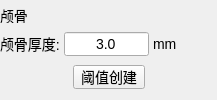
        <widget class="QWidget" name="tab_5">
         <property name="styleSheet">
          <string notr="true">font:14px;</string>
         </property>
         <attribute name="title">
          <string>页</string>
         </attribute>
         <layout class="QVBoxLayout" name="verticalLayout_10">
          <property name="spacing">
           <number>0</number>
          </property>
          <property name="leftMargin">
           <number>0</number>
          </property>
          <property name="topMargin">
           <number>0</number>
          </property>
          <property name="rightMargin">
           <number>0</number>
          </property>
          <property name="bottomMargin">
           <number>0</number>
          </property>
          <item>
           <widget class="QLabel" name="label_19">
            <property name="minimumSize">
             <size>
              <width>0</width>
              <height>14</height>
             </size>
            </property>
            <property name="maximumSize">
             <size>
              <width>16777215</width>
              <height>14</height>
             </size>
            </property>
            <property name="text">
             <string>颅骨</string>
            </property>
            <property name="alignment">
             <set>Qt::AlignLeading|Qt::AlignLeft|Qt::AlignVCenter</set>
            </property>
           </widget>
          </item>
          <item>
           <widget class="QWidget" name="widget_13" native="true">
            <property name="minimumSize">
             <size>
              <width>0</width>
              <height>24</height>
             </size>
            </property>
            <property name="maximumSize">
             <size>
              <width>16777215</width>
              <height>24</height>
             </size>
            </property>
            <property name="styleSheet">
             <string notr="true">font:14px;</string>
            </property>
            <layout class="QHBoxLayout" name="horizontalLayout_10">
             <property name="spacing">
              <number>4</number>
             </property>
             <property name="leftMargin">
              <number>0</number>
             </property>
             <property name="topMargin">
              <number>0</number>
             </property>
             <property name="rightMargin">
              <number>0</number>
             </property>
             <property name="bottomMargin">
              <number>0</number>
             </property>
             <item>
              <widget class="QLabel" name="label_20">
               <property name="text">
                <string>颅骨厚度:</string>
               </property>
              </widget>
             </item>
             <item>
              <widget class="QLineEdit" name="lineEdit_3">
               <property name="minimumSize">
                <size>
                 <width>85</width>
                 <height>24</height>
                </size>
               </property>
               <property name="maximumSize">
                <size>
                 <width>85</width>
                 <height>16777215</height>
                </size>
               </property>
               <property name="text">
                <string>3.0</string>
               </property>
               <property name="alignment">
                <set>Qt::AlignCenter</set>
               </property>
              </widget>
             </item>
             <item>
              <widget class="QLabel" name="label_21">
               <property name="text">
                <string>mm</string>
               </property>
              </widget>
             </item>
             <item>
              <spacer name="horizontalSpacer_8">
               <property name="orientation">
                <enum>Qt::Horizontal</enum>
               </property>
               <property name="sizeHint" stdset="0">
                <size>
                 <width>40</width>
                 <height>20</height>
                </size>
               </property>
              </spacer>
             </item>
            </layout>
           </widget>
          </item>
          <item>
           <widget class="QWidget" name="widget_16" native="true">
            <property name="minimumSize">
             <size>
              <width>0</width>
              <height>24</height>
             </size>
            </property>
            <property name="maximumSize">
             <size>
              <width>16777213</width>
              <height>24</height>
             </size>
            </property>
            <layout class="QHBoxLayout" name="horizontalLayout_17">
             <property name="spacing">
              <number>0</number>
             </property>
             <property name="leftMargin">
              <number>0</number>
             </property>
             <property name="topMargin">
              <number>0</number>
             </property>
             <property name="rightMargin">
              <number>0</number>
             </property>
             <property name="bottomMargin">
              <number>0</number>
             </property>
             <item>
              <spacer name="horizontalSpacer_10">
               <property name="orientation">
                <enum>Qt::Horizontal</enum>
               </property>
               <property name="sizeHint" stdset="0">
                <size>
                 <width>40</width>
                 <height>20</height>
                </size>
               </property>
              </spacer>
             </item>
             <item>
              <widget class="QPushButton" name="pushButton_16">
               <property name="minimumSize">
                <size>
                 <width>72</width>
                 <height>24</height>
                </size>
               </property>
               <property name="maximumSize">
                <size>
                 <width>72</width>
                 <height>24</height>
                </size>
               </property>
               <property name="font">
                <font>
                 <pointsize>-1</pointsize>
                 <italic>false</italic>
                 <bold>false</bold>
                </font>
               </property>
               <property name="text">
                <string>阈值创建</string>
               </property>
              </widget>
             </item>
             <item>
              <spacer name="horizontalSpacer_9">
               <property name="orientation">
                <enum>Qt::Horizontal</enum>
               </property>
               <property name="sizeHint" stdset="0">
                <size>
                 <width>42</width>
                 <height>20</height>
                </size>
               </property>
              </spacer>
             </item>
            </layout>
           </widget>
          </item>
         </layout>
        </widget>
